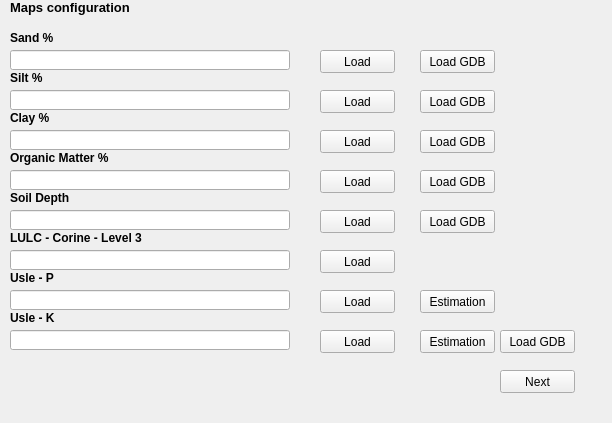
            <widget class="QWidget" name="page_5">
             <property name="geometry">
              <rect>
               <x>0</x>
               <y>0</y>
               <width>612</width>
               <height>423</height>
              </rect>
             </property>
             <attribute name="label">
              <string>Step 5 - Maps Part 1</string>
             </attribute>
             <widget class="QPushButton" name="Button_Load_OM">
              <property name="geometry">
               <rect>
                <x>320</x>
                <y>170</y>
                <width>75</width>
                <height>23</height>
               </rect>
              </property>
              <property name="text">
               <string>Load</string>
              </property>
             </widget>
             <widget class="QPushButton" name="Button_Load_Profundidad">
              <property name="geometry">
               <rect>
                <x>320</x>
                <y>210</y>
                <width>75</width>
                <height>23</height>
               </rect>
              </property>
              <property name="text">
               <string>Load</string>
              </property>
             </widget>
             <widget class="QLabel" name="label_21">
              <property name="geometry">
               <rect>
                <x>10</x>
                <y>190</y>
                <width>131</width>
                <height>16</height>
               </rect>
              </property>
              <property name="text">
               <string>&lt;html&gt;&lt;head/&gt;&lt;body&gt;&lt;p&gt;&lt;span style=&quot; font-weight:600;&quot;&gt;Soil Depth&lt;/span&gt;&lt;/p&gt;&lt;/body&gt;&lt;/html&gt;</string>
              </property>
             </widget>
             <widget class="QPushButton" name="Button_Load_Profundidad_gdb">
              <property name="geometry">
               <rect>
                <x>420</x>
                <y>210</y>
                <width>75</width>
                <height>23</height>
               </rect>
              </property>
              <property name="text">
               <string>Load GDB</string>
              </property>
             </widget>
             <widget class="QLineEdit" name="Path_Raster_OM">
              <property name="geometry">
               <rect>
                <x>10</x>
                <y>170</y>
                <width>280</width>
                <height>20</height>
               </rect>
              </property>
             </widget>
             <widget class="QPushButton" name="Button_Load_Usle_P">
              <property name="geometry">
               <rect>
                <x>320</x>
                <y>290</y>
                <width>75</width>
                <height>23</height>
               </rect>
              </property>
              <property name="text">
               <string>Load</string>
              </property>
             </widget>
             <widget class="QPushButton" name="Button_Load_LULC">
              <property name="geometry">
               <rect>
                <x>320</x>
                <y>250</y>
                <width>75</width>
                <height>23</height>
               </rect>
              </property>
              <property name="text">
               <string>Load</string>
              </property>
             </widget>
             <widget class="QLabel" name="label_19">
              <property name="geometry">
               <rect>
                <x>10</x>
                <y>110</y>
                <width>131</width>
                <height>16</height>
               </rect>
              </property>
              <property name="text">
               <string>&lt;html&gt;&lt;head/&gt;&lt;body&gt;&lt;p&gt;&lt;span style=&quot; font-weight:600;&quot;&gt;Clay %&lt;/span&gt;&lt;/p&gt;&lt;/body&gt;&lt;/html&gt;</string>
              </property>
             </widget>
             <widget class="QLabel" name="label_18">
              <property name="geometry">
               <rect>
                <x>10</x>
                <y>0</y>
                <width>351</width>
                <height>16</height>
               </rect>
              </property>
              <property name="font">
               <font>
                <pointsize>9</pointsize>
                <weight>75</weight>
                <bold>true</bold>
               </font>
              </property>
              <property name="text">
               <string>&lt;html&gt;&lt;head/&gt;&lt;body&gt;&lt;p&gt;&lt;span style=&quot; font-size:10pt;&quot;&gt;Maps configuration&lt;/span&gt;&lt;/p&gt;&lt;/body&gt;&lt;/html&gt;</string>
              </property>
             </widget>
             <widget class="QLineEdit" name="Path_Raster_LULC">
              <property name="geometry">
               <rect>
                <x>10</x>
                <y>250</y>
                <width>280</width>
                <height>20</height>
               </rect>
              </property>
             </widget>
             <widget class="QLabel" name="label_23">
              <property name="geometry">
               <rect>
                <x>10</x>
                <y>270</y>
                <width>131</width>
                <height>16</height>
               </rect>
              </property>
              <property name="text">
               <string>&lt;html&gt;&lt;head/&gt;&lt;body&gt;&lt;p&gt;&lt;span style=&quot; font-weight:600;&quot;&gt;Usle - P&lt;/span&gt;&lt;/p&gt;&lt;/body&gt;&lt;/html&gt;</string>
              </property>
             </widget>
             <widget class="QPushButton" name="Button_Load_K_gdb">
              <property name="geometry">
               <rect>
                <x>500</x>
                <y>330</y>
                <width>75</width>
                <height>23</height>
               </rect>
              </property>
              <property name="text">
               <string>Load GDB</string>
              </property>
             </widget>
             <widget class="QPushButton" name="Button_Load_Usle_K">
              <property name="geometry">
               <rect>
                <x>320</x>
                <y>330</y>
                <width>75</width>
                <height>23</height>
               </rect>
              </property>
              <property name="text">
               <string>Load</string>
              </property>
             </widget>
             <widget class="QPushButton" name="Button_Load_arenas">
              <property name="geometry">
               <rect>
                <x>320</x>
                <y>50</y>
                <width>75</width>
                <height>23</height>
               </rect>
              </property>
              <property name="text">
               <string>Load</string>
              </property>
             </widget>
             <widget class="QLabel" name="label_20">
              <property name="geometry">
               <rect>
                <x>10</x>
                <y>150</y>
                <width>131</width>
                <height>16</height>
               </rect>
              </property>
              <property name="text">
               <string>&lt;html&gt;&lt;head/&gt;&lt;body&gt;&lt;p&gt;&lt;span style=&quot; font-weight:600;&quot;&gt;Organic Matter %&lt;/span&gt;&lt;/p&gt;&lt;/body&gt;&lt;/html&gt;</string>
              </property>
             </widget>
             <widget class="QLineEdit" name="Path_Raster_arcillas">
              <property name="geometry">
               <rect>
                <x>10</x>
                <y>130</y>
                <width>280</width>
                <height>20</height>
               </rect>
              </property>
             </widget>
             <widget class="QPushButton" name="Button_Load_arena_gdb">
              <property name="geometry">
               <rect>
                <x>420</x>
                <y>50</y>
                <width>75</width>
                <height>23</height>
               </rect>
              </property>
              <property name="text">
               <string>Load GDB</string>
              </property>
             </widget>
             <widget class="QPushButton" name="Button_Step_5">
              <property name="geometry">
               <rect>
                <x>500</x>
                <y>370</y>
                <width>75</width>
                <height>23</height>
               </rect>
              </property>
              <property name="text">
               <string>Next</string>
              </property>
             </widget>
             <widget class="QPushButton" name="Button_Load_OM_gdb">
              <property name="geometry">
               <rect>
                <x>420</x>
                <y>170</y>
                <width>75</width>
                <height>23</height>
               </rect>
              </property>
              <property name="text">
               <string>Load GDB</string>
              </property>
             </widget>
             <widget class="QLineEdit" name="Path_Raster_Usle_P">
              <property name="geometry">
               <rect>
                <x>10</x>
                <y>290</y>
                <width>280</width>
                <height>20</height>
               </rect>
              </property>
             </widget>
             <widget class="QPushButton" name="Button_Load_limos_gdb">
              <property name="geometry">
               <rect>
                <x>420</x>
                <y>90</y>
                <width>75</width>
                <height>23</height>
               </rect>
              </property>
              <property name="text">
               <string>Load GDB</string>
              </property>
             </widget>
             <widget class="QLabel" name="label_22">
              <property name="geometry">
               <rect>
                <x>10</x>
                <y>30</y>
                <width>131</width>
                <height>16</height>
               </rect>
              </property>
              <property name="text">
               <string>&lt;html&gt;&lt;head/&gt;&lt;body&gt;&lt;p&gt;&lt;span style=&quot; font-weight:600;&quot;&gt;Sand %&lt;/span&gt;&lt;/p&gt;&lt;/body&gt;&lt;/html&gt;</string>
              </property>
             </widget>
             <widget class="QPushButton" name="Button_Load_limos">
              <property name="geometry">
               <rect>
                <x>320</x>
                <y>90</y>
                <width>75</width>
                <height>23</height>
               </rect>
              </property>
              <property name="text">
               <string>Load</string>
              </property>
             </widget>
             <widget class="QLineEdit" name="Path_Raster_Usle_K">
              <property name="geometry">
               <rect>
                <x>10</x>
                <y>330</y>
                <width>280</width>
                <height>20</height>
               </rect>
              </property>
             </widget>
             <widget class="QPushButton" name="Button_Load_arcillas">
              <property name="geometry">
               <rect>
                <x>320</x>
                <y>130</y>
                <width>75</width>
                <height>23</height>
               </rect>
              </property>
              <property name="text">
               <string>Load</string>
              </property>
             </widget>
             <widget class="QPushButton" name="Button_Load_arcillas_gdb">
              <property name="geometry">
               <rect>
                <x>420</x>
                <y>130</y>
                <width>75</width>
                <height>23</height>
               </rect>
              </property>
              <property name="text">
               <string>Load GDB</string>
              </property>
             </widget>
             <widget class="QLineEdit" name="Path_Raster_limos">
              <property name="geometry">
               <rect>
                <x>10</x>
                <y>90</y>
                <width>280</width>
                <height>20</height>
               </rect>
              </property>
             </widget>
             <widget class="QPushButton" name="Button_Estimacion_Usle_K">
              <property name="geometry">
               <rect>
                <x>420</x>
                <y>330</y>
                <width>75</width>
                <height>23</height>
               </rect>
              </property>
              <property name="text">
               <string>Estimation</string>
              </property>
             </widget>
             <widget class="QLineEdit" name="Path_Raster_Profundidad">
              <property name="geometry">
               <rect>
                <x>10</x>
                <y>210</y>
                <width>280</width>
                <height>20</height>
               </rect>
              </property>
             </widget>
             <widget class="QLabel" name="label_24">
              <property name="geometry">
               <rect>
                <x>10</x>
                <y>230</y>
                <width>151</width>
                <height>16</height>
               </rect>
              </property>
              <property name="text">
               <string>&lt;html&gt;&lt;head/&gt;&lt;body&gt;&lt;p&gt;&lt;span style=&quot; font-weight:600;&quot;&gt;LULC - Corine - Level 3&lt;/span&gt;&lt;/p&gt;&lt;/body&gt;&lt;/html&gt;</string>
              </property>
             </widget>
             <widget class="QPushButton" name="Button_Estimacion_Usle_P">
              <property name="geometry">
               <rect>
                <x>420</x>
                <y>290</y>
                <width>75</width>
                <height>23</height>
               </rect>
              </property>
              <property name="text">
               <string>Estimation</string>
              </property>
             </widget>
             <widget class="QLineEdit" name="Path_Raster_arenas">
              <property name="geometry">
               <rect>
                <x>10</x>
                <y>50</y>
                <width>280</width>
                <height>20</height>
               </rect>
              </property>
             </widget>
             <widget class="QLabel" name="label_25">
              <property name="geometry">
               <rect>
                <x>10</x>
                <y>70</y>
                <width>131</width>
                <height>16</height>
               </rect>
              </property>
              <property name="text">
               <string>&lt;html&gt;&lt;head/&gt;&lt;body&gt;&lt;p&gt;&lt;span style=&quot; font-weight:600;&quot;&gt;Silt %&lt;/span&gt;&lt;/p&gt;&lt;/body&gt;&lt;/html&gt;</string>
              </property>
             </widget>
             <widget class="QLabel" name="label_26">
              <property name="geometry">
               <rect>
                <x>10</x>
                <y>310</y>
                <width>131</width>
                <height>16</height>
               </rect>
              </property>
              <property name="text">
               <string>&lt;html&gt;&lt;head/&gt;&lt;body&gt;&lt;p&gt;&lt;span style=&quot; font-weight:600;&quot;&gt;Usle - K&lt;/span&gt;&lt;/p&gt;&lt;/body&gt;&lt;/html&gt;</string>
              </property>
             </widget>
            </widget>
